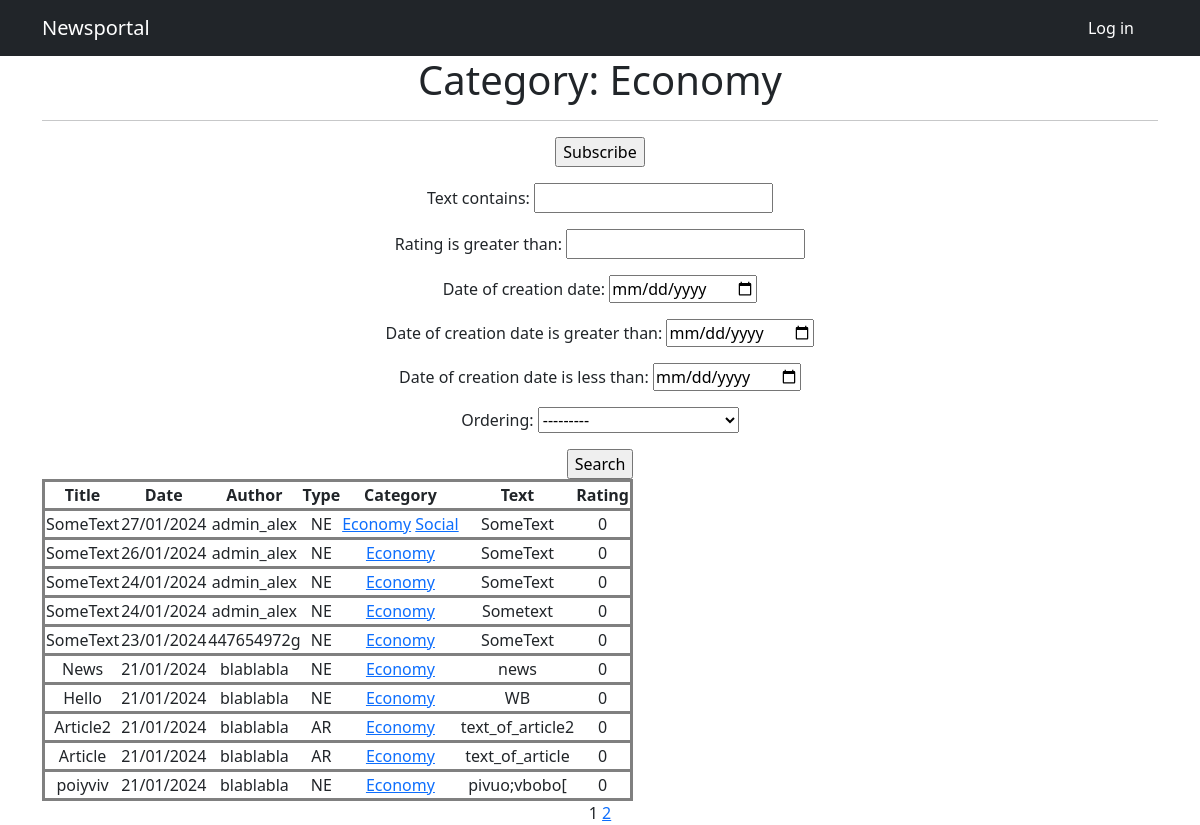
The app's page /newspaper/categories/1/ with its own data.
### newsportal_app/models.py (models this page shows, shortened)
class Category(models.Model):
    class Meta:
        verbose_name_plural = 'Categories'
    name = models.CharField(max_length=255, unique=True)
    subscribers = models.ManyToManyField(User, blank=True, related_name='categories')

class Post(models.Model):
    author = models.ForeignKey(Author, on_delete=models.CASCADE)
    type = models.CharField(max_length=255, choices=TYPE_OF_POST, default=news)
    date_of_creation = models.DateTimeField(auto_now_add=True)
    category = models.ManyToManyField(Category, through='PostCategory')
    title = models.CharField(max_length=255)
    text = models.TextField()
    rating = models.IntegerField(default=0)

class Author(models.Model):
    user = models.OneToOneField(User, on_delete=models.CASCADE)
    rating = models.IntegerField(default=0)

### newsportal_app/views.py (the view)
# urls.py: path('categories/<int:pk>/', CategoryListView.as_view(), name='category_news_list'),
class CategoryListView(PostList):
    model = Post
    template_name = 'views/categories.html'
    context_object_name = 'category_news_list'
    def get_queryset(self):
        self.category = get_object_or_404(Category, id=self.kwargs['pk'])
        queryset = Post.objects.filter(category=self.category).order_by('-date_of_creation')
        self.filterset = PostFilter(self.request.GET, queryset)
        return queryset
    def get_context_data(self, **kwargs):
        context = super().get_context_data(**kwargs)
        context['is_subscriber'] = self.request.user in self.category.subscribers.all()
        context['category'] = self.category
        return context

### newsportal_app/templatetags/custom_filters.py (called while the page is built)
@register.filter()
def censor(text):
    for first in range(len(text)):
        for second in range(1, len(text)+1):
            if text[first:second + 1] in profanity_list:
                text = text[:first + 1] + '*' * (second - first) + text[second + 1:]
    return text

### newsportal_app/templatetags/custom_tags.py (called while the page is built)
@register.simple_tag(takes_context=True)
def url_replace(context, **kwargs):
    d = context['request'].GET.copy()
    for k, v in kwargs.items():
        d[k] = v
    return d.urlencode()

### newsportal_app/views.py (called while the page is built)
    def get_context_data(self, **kwargs):
        context = super().get_context_data(**kwargs)
        context['filterset'] = self.filterset
        return context

### templates/views/categories.html (shortened to what this page needs)
{% extends 'flatpages/default.html' %}
{% load custom_tags %}
{% load custom_filters %}
{% block title %}
Newsportal
{% endblock title %}
{% block content %}
   <h1>Category: {{ category.name }}</h1>
   <hr>
    {% if not is_subscriber %}
    <form action="{% url 'subscribe' category.id %}" method="get">
       <input type="submit" value="Subscribe" />
   </form>
    {% endif %}
   <form action="" method="get">
       {{ filterset.form.as_p }}
       <input type="submit" value="Search" />
   </form>
   {% if category_news_list %}
       <table>
           <tr>
               <th>Title</th>
               <th>Date</th>
               <th>Author</th>
               <th>Type</th>
               <th>Category</th>
               <th>Text</th>
               <th>Rating</th>
           </tr>
           {% for post in category_news_list %}
           <tr>
               <td>{{ post.title }}</td>
               <td>{{ post.date_of_creation|date:"d/m/Y" }}</td>
               <td>{{ post.author.user.username }}</td>
               <td>{{ post.type }}</td>
               <td>
                   {% for category in post.category.all %}
                   <a href="{% url 'category_news_list' category.id %}" >{{ category.name }}</a>
                   {% endfor %}
               </td>
               <td>{{ post.text|truncatechars:20|censor }}</td>
               <td>{{ post.rating }}</td>
           </tr>
           {% endfor %}
       </table>
   {% else %}
       <h2>No posts!</h2>
   {% endif %}
   {{ page_obj.number }}
   {% if page_obj.has_next %}
       <a href="?{% url_replace page=page_obj.next_page_number %}">{{ page_obj.next_page_number }}</a>
   {% endif %}
{% endblock content %}

### records on screen
Category: name "Economy"
Post: title "SomeText", date_of_creation "27/01/2024", author.user.username "admin_alex", type "NE", text|censor "SomeText", rating "0"
Category: name "Social"
Post: title "SomeText", date_of_creation "26/01/2024", author.user.username "admin_alex", type "NE", text|censor "SomeText", rating "0"
Post: title "SomeText", date_of_creation "24/01/2024", author.user.username "admin_alex", type "NE", text|censor "SomeText", rating "0"
Post: title "SomeText", date_of_creation "24/01/2024", author.user.username "admin_alex", type "NE", text|censor "Sometext", rating "0"
Post: title "SomeText", date_of_creation "23/01/2024", author.user.username "447654972g", type "NE", text|censor "SomeText", rating "0"
Post: title "News", date_of_creation "21/01/2024", author.user.username "blablabla", type "NE", text|censor "news", rating "0"
Post: title "Hello", date_of_creation "21/01/2024", author.user.username "blablabla", type "NE", text|censor "WB", rating "0"
Post: title "Article2", date_of_creation "21/01/2024", author.user.username "blablabla", type "AR", text|censor "text_of_article2", rating "0"
Post: title "Article", date_of_creation "21/01/2024", author.user.username "blablabla", type "AR", text|censor "text_of_article", rating "0"
Post: title "poiyviv", date_of_creation "21/01/2024", author.user.username "blablabla", type "NE", text|censor "pivuo;vbobo[", rating "0"

### other values on screen
{{ page_obj.number }} "1"
{{ page_obj.next_page_number }} "2"
